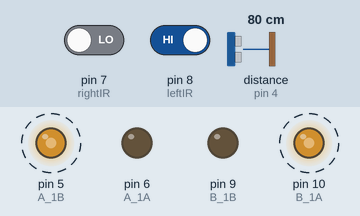
Recording of a sketch running on a simulated Arduino Uno, built with avr-gcc and run on an emulated ATmega328P. Shown: output pins drawn as LEDs (lit = HIGH). Wiring (inferred from the names in the program): ultrasonic range finder: trigger pin 3; echo pin 4. Dashed ring = blinking. The inputs (shaded band) are chosen by the test bench; at power-on: pin 7 (rightIR) LOW, distance to the obstacle (sensor on pin 4) 80 cm, pin 8 (leftIR) HIGH. The echo pulse lasts 58.3 µs per cm; pins used as bus, display or sensor lines are not drawn.

Above: at 1.3 s.
1.4 s: pin 7 (rightIR) driven HIGH
At 2.9 s:
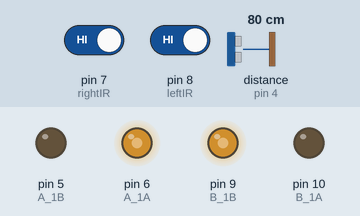
3.2 s: distance to the obstacle (sensor on pin 4) set to 29 cm
4.7 s: distance to the obstacle (sensor on pin 4) set to 23 cm
At 4.82 s:
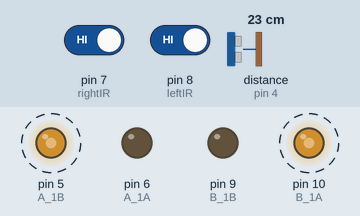
7.9 s: distance to the obstacle (sensor on pin 4) set to 4 cm
11.1 s: distance to the obstacle (sensor on pin 4) set to 2 cm
At 11.47 s:
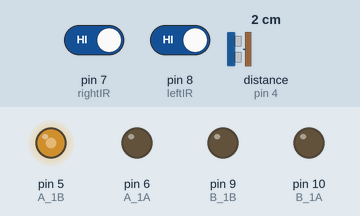
13.1 s: distance to the obstacle (sensor on pin 4) set to 9 cm
At 13.22 s:
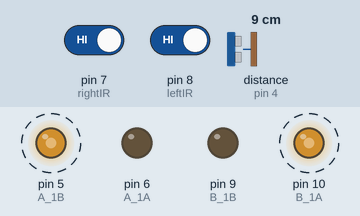
Timing chart, 0 to 17.3 s (numbered marks = the images above; inputs shaded):
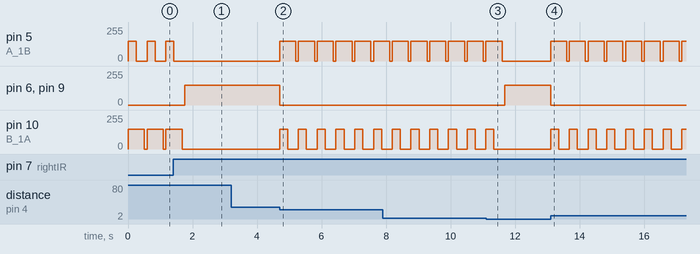

The sketch:

obstacle_avoidance_module.ino
```cpp
// === Pines de MOTORES (L9110S), iguales en ambos ejemplos ===
const int A_1B = 5;
const int A_1A = 6;
const int B_1B = 9;
const int B_1A = 10;

// === Pines de SENSORES (mantengo los tuyos) ===
// IR laterales
const int rightIR = 7;  // 0: obstáculo, 1: libre
const int leftIR  = 8;  // 0: obstáculo, 1: libre
// Ultrasonido
const int trigPin = 3;
const int echoPin = 4;

// === Parámetros de comportamiento ===
const int SPEED_FWD  = 150;   // velocidad avance
const int SPEED_BACK = 150;   // velocidad retroceso/pivote
const int D_STOP     = 25;    // umbral "libre" por ultrasónico (> D_STOP = libre)
const int D_MIN      = 2;     // descarta ecos inválidos (<2 cm)

void setup() {
  Serial.begin(9600);

  // Motores
  pinMode(A_1B, OUTPUT);
  pinMode(A_1A, OUTPUT);
  pinMode(B_1B, OUTPUT);
  pinMode(B_1A, OUTPUT);

  // IR laterales
  pinMode(leftIR,  INPUT);
  pinMode(rightIR, INPUT);

  // Ultrasonido
  pinMode(echoPin, INPUT);
  pinMode(trigPin, OUTPUT);

  stopMove();  // arranca quieto
}

void loop() {
  // Lecturas
  int left  = digitalRead(leftIR);   // 0: obstáculo, 1: libre
  int right = digitalRead(rightIR);  // 0: obstáculo, 1: libre
  float d   = readDistanceCM();

  // Diagnóstico (opcional)
  // Serial.print("d="); Serial.print(d); Serial.print(" L="); Serial.print(left); Serial.print(" R="); Serial.println(right);

  bool ultraLibre   = (d > D_STOP) || (d < D_MIN); // si no hay eco válido, no bloquea
  bool lateralesOK  = (left == 1 && right == 1);   // ambos libres

  if (ultraLibre && lateralesOK) {
    // Camino despejado: avanzar recto
    moveForward(SPEED_FWD);
  } else {
    // Hay obstáculo por cualquiera de los sensores -> maniobra evasiva
    // 1) Retrocede suave
    moveBackward(SPEED_BACK);
    delay(250);

    // 2) Elige lado: si el izquierdo ve obstáculo (0) y el derecho está libre (1),
    // pivotea hacia la derecha; y viceversa. Si ambos ven obstáculo (o ambos libres pero ultra cerca),
    // pivotea a la derecha por defecto.
    if (left == 0 && right == 1) {
      backRight(SPEED_BACK);    // gira/pivotea hacia derecha
    } else if (left == 1 && right == 0) {
      backLeft(SPEED_BACK);     // gira/pivotea hacia izquierda
    } else {
      backRight(SPEED_BACK);    // por defecto
    }
    delay(250);

    // 3) Pausa corta y vuelve a evaluar en el próximo ciclo
    stopMove();
    delay(80);
  }
}

/* ----------------- FUNCIONES DE MOTORES (sin redundancias) ----------------- */
void moveForward(int speed) {
  analogWrite(A_1B, 0);
  analogWrite(A_1A, speed);
  analogWrite(B_1B, speed);
  analogWrite(B_1A, 0);
}

void moveBackward(int speed) {
  analogWrite(A_1B, speed);
  analogWrite(A_1A, 0);
  analogWrite(B_1B, 0);
  analogWrite(B_1A, speed);
}

// Pivoteo en retroceso hacia la IZQUIERDA (rueda derecha retrocede, izquierda parada)
void backLeft(int speed) {
  analogWrite(A_1B, 0);
  analogWrite(A_1A, 0);
  analogWrite(B_1B, 0);
  analogWrite(B_1A, speed);
}

// Pivoteo en retroceso hacia la DERECHA (rueda izquierda retrocede, derecha parada)
void backRight(int speed) {
  analogWrite(A_1B, speed);
  analogWrite(A_1A, 0);
  analogWrite(B_1B, 0);
  analogWrite(B_1A, 0);
}

void stopMove() {
  analogWrite(A_1B, 0);
  analogWrite(A_1A, 0);
  analogWrite(B_1B, 0);
  analogWrite(B_1A, 0);
}

/* ----------------- ULTRASONIDO ----------------- */
float readDistanceCM() {
  // Disparo
  digitalWrite(trigPin, LOW);  delayMicroseconds(2);
  digitalWrite(trigPin, HIGH); delayMicroseconds(10);
  digitalWrite(trigPin, LOW);

  // Eco (conversión a cm: us/58)
  long dur = pulseIn(echoPin, HIGH, 22000UL); // timeout ~3.8 m para evitar bloqueos
  if (dur <= 0) return 0;      // sin eco válido
  return dur / 58.0;
}
```

Measured:
- the behaviour switches between 26 and 25 cm on distance to the obstacle (sensor on pin 4) (found by bisection; images 1 and 2)
- the behaviour switches between 3 and 2 cm on distance to the obstacle (sensor on pin 4) (found by bisection; images 2 and 3)
- after the input at 1.4 s, pin 5 (A_1B): goes on until 1.4 s, then stays 0/255; pin 6 (A_1A), pin 9 (B_1B): 0/255 → 150/255 after 0.36 s; pin 10 (B_1A): goes on until 1.7 s, then stays 0/255
- after the input at 3.2 s, every drawn part: stays the same
- after the input at 4.7 s, pin 5 (A_1B): alternates 150/255 for 0.50 s and 0/255 for 0.08 s, starting at once; pin 6 (A_1A), pin 9 (B_1B): 150/255 → 0/255 at once; pin 10 (B_1A): alternates 150/255 for 0.25 s and 0/255 for 0.33 s, starting at once
- after the input at 11.1 s, pin 5 (A_1B): goes on until 11.6 s, then stays 0/255; pin 6 (A_1A), pin 9 (B_1B): 0/255 → 150/255 after 0.58 s; pin 10 (B_1A): goes on until 11.3 s, then stays 0/255
- after the input at 13.1 s, pin 5 (A_1B): alternates 150/255 for 0.50 s and 0/255 for 0.08 s, starting at once; pin 6 (A_1A), pin 9 (B_1B): 150/255 → 0/255 at once; pin 10 (B_1A): alternates 150/255 for 0.25 s and 0/255 for 0.33 s, starting at once
- by itself, pin 5 (A_1B): alternates 150/255 for 0.25 s and 0/255 for 0.34 s
- by itself, pin 10 (B_1A): alternates 150/255 for 0.50 s and 0/255 for 0.09 s
